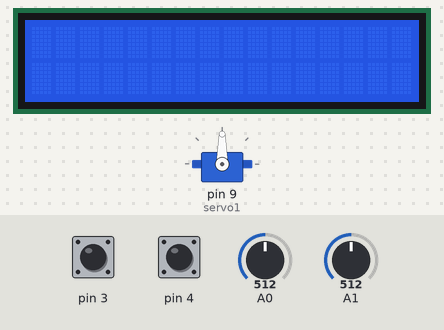
Recording of a sketch running on a simulated Arduino Uno, built with avr-gcc and run on an emulated ATmega328P. On the bench: 16×2 character LCD, servo. Inputs (shaded band) come from the test bench; at power-on: A0 = 512, A1 = 512, pin 3 HIGH, pin 4 HIGH. What the sketch prints to the serial monitor is not drawn.

Above: at 1.2 s.
1.3 s: A0 set to 567
2.8 s: A0 set to 591
At 3.4 s:
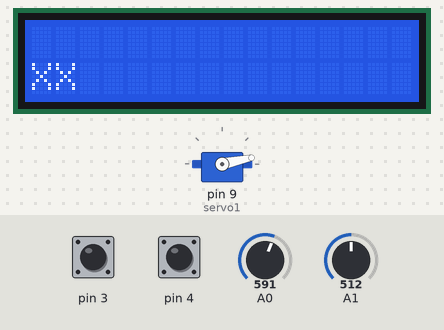
4.3 s: A1 set to 689
5.8 s: A1 set to 711
At 6.9 s:
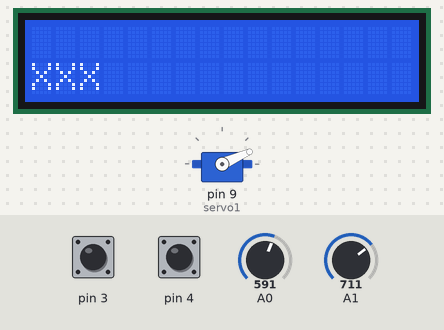
7.3 s: pin 3 pulled LOW for 0.15 s
At 8.1 s:
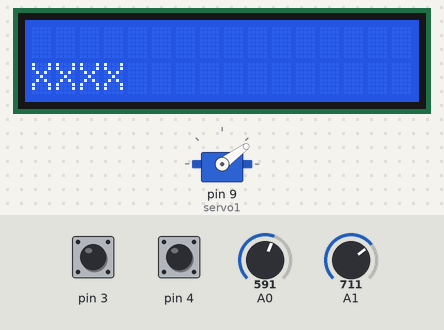
8.9 s: pin 4 pulled LOW for 0.15 s
At 9.4 s:
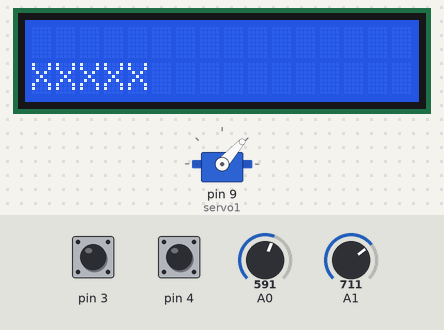
Timing chart, 0 to 11.5 s (numbered marks = the images above; inputs shaded):
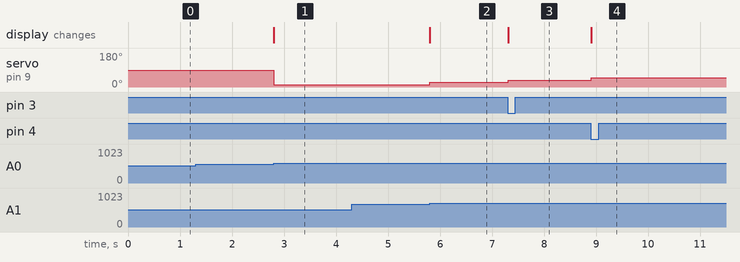

The sketch:

servo_based_game.ino
```cpp
#include <LiquidCrystal_I2C.h>
#include <Servo.h>
#include <Wire.h>

//servo & display init
LiquidCrystal_I2C lcd(0x27, 16, 2);
Servo servo1;

//variables
int pot_before_map, pot, progress_bar=0, pot_first, btn1_clicks;
long lastButtonPress, t_btn1_clicks, t;
bool update = false, btn3_pressed = true, btn4_pressed = true, btns_pressed = true, Lresistor_pressed = true, pot_pressed = true;
bool lr_bt1_bt2 = true, clicks1 = true, clicks2 = true;


void setup() {
  //lcd init
  lcd.begin(16, 2);
  lcd.backlight();

  //serial init
  Serial.begin(9600);

  //servo init
  Wire.begin();
  servo1.attach(9);

  pinMode(A0, INPUT);
  pinMode(A1, INPUT);
  pinMode(3, INPUT_PULLUP);
  pinMode(4, INPUT_PULLUP);

  //millis
  t_btn1_clicks = millis();

  //potentiometer init
  pot_before_map = analogRead(A0);
  pot = map(pot_before_map, 0, 1023, 0, 180);
  pot_first = pot;
}

void loop() {
  //------basic init------
  pot_before_map = analogRead(A0);
  pot = map(pot_before_map, 0, 1023, 0, 180);
  t = millis();

  //------servo conditions------
  //btn1 pressed
  if(digitalRead(3) == LOW && btn3_pressed){
    if (millis() - lastButtonPress > 50){
      update = true;
      btn3_pressed = false;
      if(progress_bar <= 16)
        progress_bar++;
	  }
    lastButtonPress = millis();
  }
  //btn2 pressed
  else if(digitalRead(4) == LOW && btn4_pressed){
    if (millis() - lastButtonPress > 50){
      update = true;
      btn4_pressed = false;
      if(progress_bar <= 16)
        progress_bar++;
	  }
    lastButtonPress = millis();
  }
  //btn1 && btn2 pressed
  else if(digitalRead(3) == LOW && digitalRead(4) == LOW && btns_pressed){
    if (millis() - lastButtonPress > 50){
      update = true;
      btns_pressed = false;
      if(progress_bar <= 16)
        progress_bar++;
	  }
    lastButtonPress = millis();
  }
  //photo resistor covered
  else if(analogRead(A1) > 700 && Lresistor_pressed){
    if (millis() - lastButtonPress > 50){
      update = true;
      Lresistor_pressed = false;
      if(progress_bar <= 16)
        progress_bar++;
	  }
    lastButtonPress = millis();
  }
  //potentiometer turned
  else if(pot > pot_first+10 && pot_pressed){
    if (millis() - lastButtonPress > 50){
      update = true;
      pot_pressed = false;
      if(progress_bar <= 16)
        progress_bar++;
	  }
    lastButtonPress = millis();
  }
  //btn1 && btn2 pressed, photo resistor covered
  else if(analogRead(A1) > 700 && digitalRead(3) == LOW && digitalRead(4) == LOW && lr_bt1_bt2){
    if (millis() - lastButtonPress > 50){
      update = true;
      lr_bt1_bt2 = false;
      if(progress_bar <= 16)
        progress_bar++;
	  }
    lastButtonPress = millis();
  }
  //more than 3 clicks on btn1
  else if(btn1_clicks >= 4 && clicks1){
    update = true;
    clicks1 = false;
    if(progress_bar <= 16)
      progress_bar++;
  }
  //more than 17 clicks on btn1
  else if(btn1_clicks >= 18 && clicks2){
    update = true;
    clicks2 = false;
    if(progress_bar <= 16)
      progress_bar++;
  }


  //------update servo && arduino-------
  if(update){
	  progress(progress_bar);
    update = false;
  }

  //------button clicked------
  if(digitalRead(3) == LOW){
    if (millis() - lastButtonPress > 50){
      btn1_clicks++;
	  }
    lastButtonPress = millis();
  }

  if(t-t_btn1_clicks > 3000){
    btn1_clicks = 0;
    t_btn1_clicks = millis();
  }

  Serial.println(btn1_clicks);
}

void progress(int bar){
  for(int i = 0; i <= bar; i++){
    lcd.setCursor(i,1);
    lcd.print("X");
  }
  servo1.write(bar*12);
}
```

Measured:
- the behaviour switches between 574 and 575 on A0 (found by bisection; images 0 and 1)
- the behaviour switches between 700 and 701 on A1 (found by bisection; images 1 and 2)
- after the input at 2.8 s, servo on pin 9 (servo1): 90° → 12° at once; the display: changes at once (image 1)
- after the input at 5.8 s, servo on pin 9 (servo1): 12° → 24° at once; the display: changes at once (image 2)
- after the input at 7.3 s, servo on pin 9 (servo1): 24° → 36° at once; the display: changes at once (image 3)
- after the input at 8.9 s, servo on pin 9 (servo1): 36° → 48° at once; the display: changes at once (image 4)
